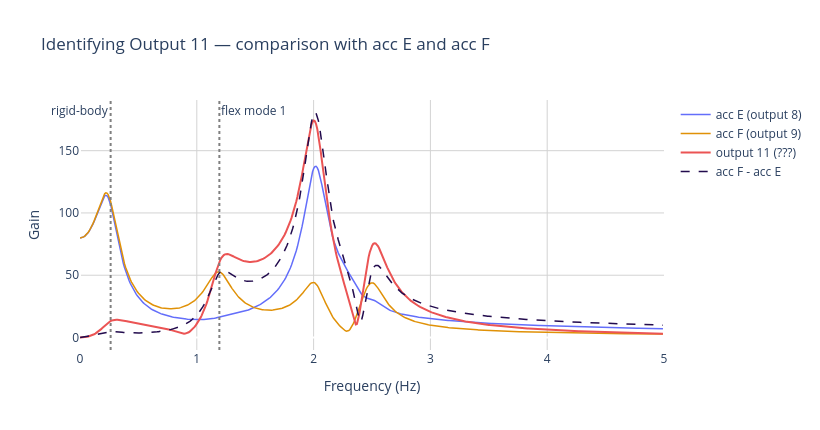

The cell this chart's notebook holds for it:
### Markdown cell above
## 4. Control Law Design

**Objective:** Design a Turbulence Loads Alleviation (TLA) law that reduces
the wing root bending moment (Mx) under turbulence.

Architecture (from Simulink model):
    Output 11  ->  /9.81  ->  Gain  ->  Filter  ->  1/(tau*s+1)  ->  *pi/180  ->  ailerons [1, 2]

First task: identify output 11 by comparing its transfer functions
to those of nearby outputs (acc E and acc F).
Hint from the assignment: at the rigid-body mode frequency, output 11 should be near zero.

### Code cell
in_idx = 2   # Elevators (input 3)

H_E  = TF[7,  in_idx, :]   # output 8: acc POINT E
H_F  = TF[8,  in_idx, :]   # output 9: acc POINT F
H_11 = TF[10, in_idx, :]   # output 11: ???
H_diff = H_F - H_E          # hypothesis: output 11 = acc_F - acc_E

fig = go.Figure()
fig.add_trace(go.Scatter(x=freq, y=np.abs(H_E),
    line=dict(color='#2EDB AD', width=1.5), name='acc E (output 8)'))
fig.add_trace(go.Scatter(x=freq, y=np.abs(H_F),
    line=dict(color='#E09107', width=1.5), name='acc F (output 9)'))
fig.add_trace(go.Scatter(x=freq, y=np.abs(H_11),
    line=dict(color='#EB5454', width=2),   name='output 11 (???)'))
fig.add_trace(go.Scatter(x=freq, y=np.abs(H_diff),
    line=dict(color='#220B4D', width=1.5, dash='dash'), name='acc F - acc E'))
fig.add_vline(x=osc_f[0], line=dict(color='grey', dash='dot'),
              annotation_text='rigid-body', annotation_position='top left')
fig.add_vline(x=osc_f[1], line=dict(color='grey', dash='dot'),
              annotation_text='flex mode 1', annotation_position='top right')
fig.update_layout(
    title='Identifying Output 11 — comparison with acc E and acc F',
    xaxis=dict(title='Frequency (Hz)', range=[0, 5]),
    yaxis=dict(title='Gain'),
    plot_bgcolor='white', width=820, height=430
)
fig.update_xaxes(showgrid=True, gridcolor='lightgrey')
fig.update_yaxes(showgrid=True, gridcolor='lightgrey')
fig.show()

# Verify numerically at key frequencies
k_rb    = np.argmin(np.abs(freq - osc_f[0]))
k_flex1 = np.argmin(np.abs(freq - osc_f[1]))

print("At rigid-body mode (0.26 Hz):")
print(f"  |H_11|        = {np.abs(H_11[k_rb]):.4f}")
print(f"  |H_F - H_E|   = {np.abs(H_diff[k_rb]):.4f}")
print()
print("At flexible mode 1 (1.19 Hz):")
print(f"  |H_11|        = {np.abs(H_11[k_flex1]):.4f}")
print(f"  |H_F - H_E|   = {np.abs(H_diff[k_flex1]):.4f}")

### Figure 1 — Plotly figure (JSON) as saved in the notebook; plotly's stock layout.template omitted (floating-point values rounded to 4 significant figures; data arrays with more than 128 entries replaced by an {"elided": "..."} marker saying what was removed)
{"data": [{"line": {"color": "#2EDB AD", "width": 1.5}, "name": "acc E (output 8)", "type": "scatter", "x": {"elided": "500 float values"}, "y": {"elided": "500 float values"}}, {"line": {"color": "#E09107", "width": 1.5}, "name": "acc F (output 9)", "type": "scatter", "x": {"elided": "500 float values"}, "y": {"elided": "500 float values"}}, {"line": {"color": "#EB5454", "width": 2}, "name": "output 11 (???)", "type": "scatter", "x": {"elided": "500 float values"}, "y": {"elided": "500 float values"}}, {"line": {"color": "#220B4D", "dash": "dash", "width": 1.5}, "name": "acc F - acc E", "type": "scatter", "x": {"elided": "500 float values"}, "y": {"elided": "500 float values"}}], "layout": {"annotations": [{"showarrow": false, "text": "rigid-body", "x": 0.2623, "xanchor": "right", "xref": "x", "y": 1, "yanchor": "top", "yref": "y domain"}, {"showarrow": false, "text": "flex mode 1", "x": 1.193, "xanchor": "left", "xref": "x", "y": 1, "yanchor": "top", "yref": "y domain"}], "height": 430, "plot_bgcolor": "white", "shapes": [{"line": {"color": "grey", "dash": "dot"}, "type": "line", "x0": 0.2623, "x1": 0.2623, "xref": "x", "y0": 0, "y1": 1, "yref": "y domain"}, {"line": {"color": "grey", "dash": "dot"}, "type": "line", "x0": 1.193, "x1": 1.193, "xref": "x", "y0": 0, "y1": 1, "yref": "y domain"}], "title": {"text": "Identifying Output 11 — comparison with acc E and acc F"}, "width": 820, "xaxis": {"gridcolor": "lightgrey", "range": [0, 5], "showgrid": true, "title": {"text": "Frequency (Hz)"}}, "yaxis": {"gridcolor": "lightgrey", "showgrid": true, "title": {"text": "Gain"}}}}
